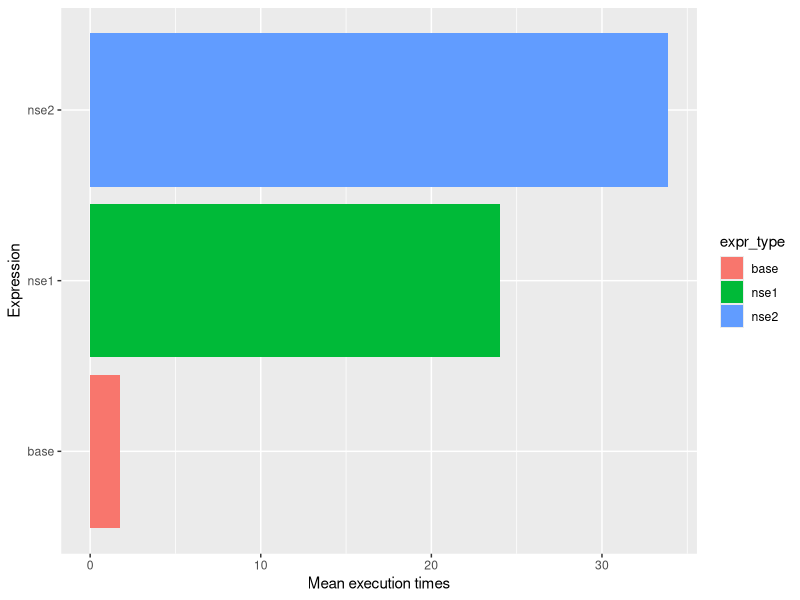

Source code (R): (Note: this script raises an error after producing the figure.)
## ---- chunk 1
library(ggplot2)
library(microbenchmark)
knitr::opts_chunk$set(echo = TRUE)
## ---- chunk 2
create_nse_fun1 <- function(fun) {
  function(data, ...) {
    args <- as.list(substitute(list(...)))[-1]
    args_values <- lapply(args, function(arg) {
      eval(arg, data)
    })
    do.call(fun, args_values)
  }
}

create_nse_fun2 <- function(fun) {
  function(data, ...) {
    args <- match.call(expand.dots = FALSE)$`...`
    args_values <- lapply(args, function(arg) {
      eval(arg, data)
    })
    do.call(fun, args_values)
  }
}

## ---- chunk 3
visualize_benchmark_results <- function(benchmark_results) {
  benchmark_summary <- summary(benchmark_results)
  df <- data.frame(
    expr_type = c("base", "nse1", "nse2"),
    mean_time = benchmark_summary$mean
  )
  ggplot(df, aes(x = expr_type, y = mean_time, fill = expr_type)) +
    geom_col() +
    xlab("Expression") + 
    ylab("Mean execution times") +
    coord_flip() 
}

perform_benchmark <- function(...) {
  benchmark_results <- microbenchmark(...)
  visualize_benchmark_results(benchmark_results)
}
## ---- chunk 4
min_nse1 <- create_nse_fun1(min)
min_nse2 <- create_nse_fun2(min)
## ---- chunk 5
x <- list(a = c(1, 2, -30))
benchmark_results <- microbenchmark(
  min(x$a),
  min_nse1(x, a),
  min_nse2(x, a)
)
visualize_benchmark_results(benchmark_results)
## ---- chunk 6
x <- list(
  a = 1:10000,
  b = seq(-20, 1e8, 1),
  c = seq(-20, 1e8, 1),
  d = seq(-20, 1e7, 1),
  e = seq(-20, 1e7, 1),
  z = seq(12310, 123120, 1)
)
benchmark_results <- microbenchmark(
  min(x$b),
  min_nse1(x, b),
  min_nse2(x, b)
)
visualize_benchmark_results(benchmark_results)
## ---- chunk 7
mean_nse1 <- create_nse_fun1(mean)
mean_nse2 <- create_nse_fun2(mean)
## ---- chunk 8
x <- list(a = c(1, 2, -30))
benchmark_results <- microbenchmark(
  mean(x$a),
  mean_nse1(x, a),
  mean_nse2(x, a)
)
visualize_benchmark_results(benchmark_results)
## ---- chunk 9
x <- list(
  a = 1:10000,
  b = seq(-20, 1e8, 1),
  c = seq(-20, 1e8, 1),
  d = seq(-20, 1e7, 1),
  e = seq(-20, 1e7, 1),
  z = seq(12310, 123120, 1)
)
benchmark_results <- microbenchmark(
  mean(x$b),
  mean_nse1(x, b),
  mean_nse2(x, b)
)
visualize_benchmark_results(benchmark_results)
## ---- chunk 10
unlist_nse1 <- create_nse_fun1(unlist)
unlist_nse2 <- create_nse_fun2(unlist)
## ---- chunk 11
x <- list(a = list(1, 2, -30), c = list(e = 5, f = 30, g = 40))
benchmark_results <- microbenchmark(
  unlist(x$c, use.names = TRUE),
  unlist_nse1(x, c, use.names = TRUE),
  unlist_nse2(x, c, use.names = TRUE)
)
visualize_benchmark_results(benchmark_results)
## ---- chunk 12
x <- list(
  a = list(1:10),
  b = seq(-20, 1e3, 1),
  c = list(rep(list(1:1e3, rep(list(1:1e3, rep(list(1:1e5), 5)), 3))))
)

benchmark_results <- microbenchmark(
  unlist(x$c),
  unlist_nse1(x, c),
  unlist_nse2(x, c)
)
visualize_benchmark_results(benchmark_results)
## ---- chunk 13
lm_nse1 <- create_nse_fun1(lm)
lm_nse2 <- create_nse_fun2(lm)
## ---- chunk 14
benchmark_results <- microbenchmark(
  lm(Sepal.Length ~ Sepal.Width, iris),
  lm_nse1(iris, Sepal.Length ~ Sepal.Width),
  lm_nse2(iris, Sepal.Length ~ Sepal.Width)
)
visualize_benchmark_results(benchmark_results)
## ---- chunk 15
library(data.table)
big_iris <- rbindlist(lapply(1:10000, function(x) iris))
benchmark_results <- microbenchmark(
  lm(Sepal.Length ~ Sepal.Width, big_iris),
  lm_nse1(big_iris, Sepal.Length ~ Sepal.Width),
  lm_nse2(big_iris, Sepal.Length ~ Sepal.Width)
)
visualize_benchmark_results(benchmark_results)
